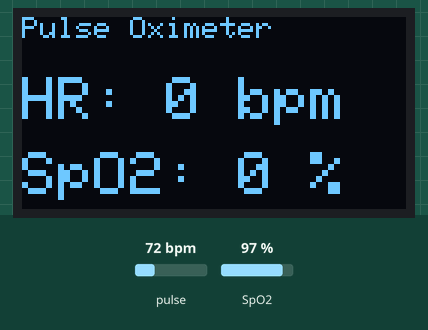
This sketch was run on a simulated ESP8266 (NodeMCU). Shown: 128×64 one-colour display. Inputs (shaded band) come from the test bench; at power-on: pulse 72 bpm, SpO2 97 %. WiFi joins after 1.5 s; servers stay silent unless stated; what the sketch prints to the serial monitor is not drawn.

Above: at 3.0 s.
3.1 s: pulse set to 42 bpm
At 5.7 s:
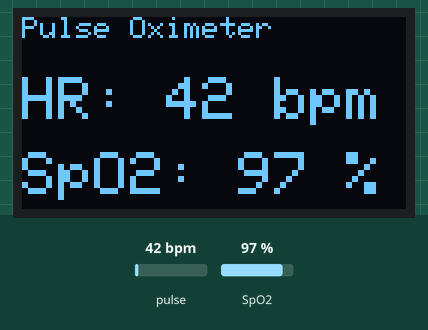
6.4 s: SpO2 set to 80 %
At 8.1 s:
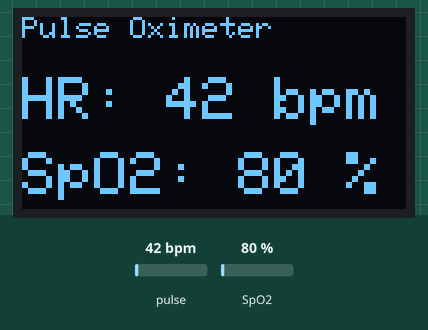
8.5 s: pulse set to 70 bpm
At 10.3 s:
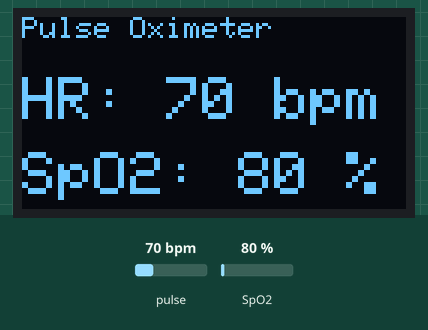
10.6 s: SpO2 set to 85 %
At 11.7 s:
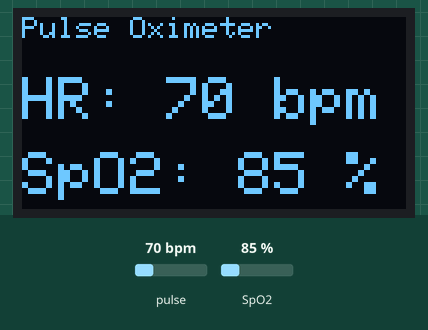
Timing chart, 0 to 13.6 s (numbered marks = the images above; inputs shaded):
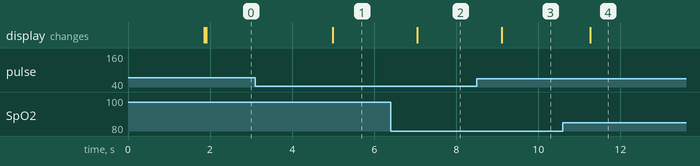

The sketch:

MAX30100.ino
```cpp
#define BLYNK_TEMPLATE_ID "TEMPLATE_ID"
#define BLYNK_TEMPLATE_NAME "CamBienThongMinhMAX30100"
#define BLYNK_AUTH_TOKEN "Token_Blynk"

#include <Wire.h>
#include "MAX30100_PulseOximeter.h"
#include <Adafruit_GFX.h>
#include <Adafruit_SSD1306.h>
#include <ESP8266WiFi.h>
#include <BlynkSimpleEsp8266.h>
#include <WiFiClientSecure.h>

char ssid[] = "wifi_name";
char pass[] = "wifi_pass";


const char* host = "script.google.com";
const int httpsPort = 443;
String GAS_ID = "ID";
WiFiClientSecure client;

Adafruit_SSD1306 display(128, 64, &Wire, -1);

#define REPORTING_PERIOD_MS 1000
#define GOOGLE_SHEET_PERIOD_MS 10000  // Gửi lên Google Sheets mỗi 10 giây

PulseOximeter pox;
uint32_t tsLastReport = 0;
uint32_t tsLastGoogleSheet = 0;
float lastValidHR = 0;
float lastValidSpO2 = 0;

void onBeatDetected() {
  Serial.println("Beat!");
}

void setup() {
  Serial.begin(115200);

  // Connect to WiFi and Blynk
  Blynk.begin(BLYNK_AUTH_TOKEN, ssid, pass);

  // Setup for Google Sheets HTTPS connection
  client.setInsecure();

  // Initialize OLED
  if (!display.begin(SSD1306_SWITCHCAPVCC, 0x3C)) {
    Serial.println(F("SSD1306 allocation failed"));
    while (true);
  }

  display.clearDisplay();
  display.setTextSize(1);
  display.setTextColor(SSD1306_WHITE);
  display.setCursor(0, 0);
  display.println("Initializing...");
  display.display();

  // Initialize MAX30100
  if (!pox.begin()) {
    Serial.println("MAX30100 FAILED");
    display.setCursor(0, 10);
    display.println("MAX30100 FAILED");
    display.display();
    while (true);
  } else {
    Serial.println("MAX30100 SUCCESS");
    display.setCursor(0, 10);
    display.println("MAX30100 SUCCESS");
    display.display();
  }

  pox.setIRLedCurrent(MAX30100_LED_CURR_7_6MA);
  pox.setOnBeatDetectedCallback(onBeatDetected);
}

void loop() {
  Blynk.run();
  pox.update();

  if (millis() - tsLastReport > REPORTING_PERIOD_MS) {
    float hr = pox.getHeartRate();
    float spo2 = pox.getSpO2();

    Serial.print("Heart rate: ");
    Serial.print(hr);
    Serial.print(" bpm / SpO2: ");
    Serial.print(spo2);
    Serial.println(" %");

    // Send to Blynk Cloud
    Blynk.virtualWrite(V0, hr);
    Blynk.virtualWrite(V1, spo2);

    // OLED Display
    display.clearDisplay();
    display.setCursor(0, 0);
    display.setTextSize(1);
    display.println("Pulse Oximeter");
    display.setTextSize(2);
    display.setCursor(0, 20);
    display.print("HR: ");
    display.print((int)hr);
    display.println(" bpm");
    display.setCursor(0, 45);
    display.print("SpO2: ");
    display.print((int)spo2);
    display.println(" %");
    display.display();

    tsLastReport = millis();
  }

  // Gửi dữ liệu lên Google Sheets mỗi 10 giây (chỉ gửi khi có dữ liệu hợp lệ)
  if (millis() - tsLastGoogleSheet > GOOGLE_SHEET_PERIOD_MS) {
    float hr = pox.getHeartRate();
    float spo2 = pox.getSpO2();

    // Chỉ gửi khi có dữ liệu hợp lệ (hr > 0 và spo2 > 0)
    if (hr > 0 && spo2 > 0) {
      lastValidHR = hr;
      lastValidSpO2 = spo2;
      upDataToGoogleSheet(lastValidHR, lastValidSpO2);
    }
    tsLastGoogleSheet = millis();
  }
}


void upDataToGoogleSheet(float hr, float spo2) {
  Serial.print("Connecting to Google Sheets... ");

  if (!client.connect(host, httpsPort)) {
    Serial.println("Connection failed!");
    return;
  }


  String Send_Data_URL = "sts=write";
  Send_Data_URL += "&hr=" + String(hr, 1);
  Send_Data_URL += "&spo2=" + String(spo2, 1);

  String url = "/macros/s/" + GAS_ID + "/exec?" + Send_Data_URL;
  Serial.println(url);

  client.print(String("GET ") + url + " HTTP/1.1\r\n" +
               "Host: " + host + "\r\n" +
               "User-Agent: ESP8266_MAX30100\r\n" +
               "Connection: close\r\n\r\n");

  Serial.println("Data sent to Google Sheets!");
}
```

Measured:
- after the input at 3.1 s, the display: changes after 1.9 s (image 1)
- after the input at 6.4 s, the display: changes after 0.65 s (image 2)
- after the input at 8.5 s, the display: changes after 0.61 s (image 3)
- after the input at 10.6 s, the display: changes after 0.66 s (image 4)
